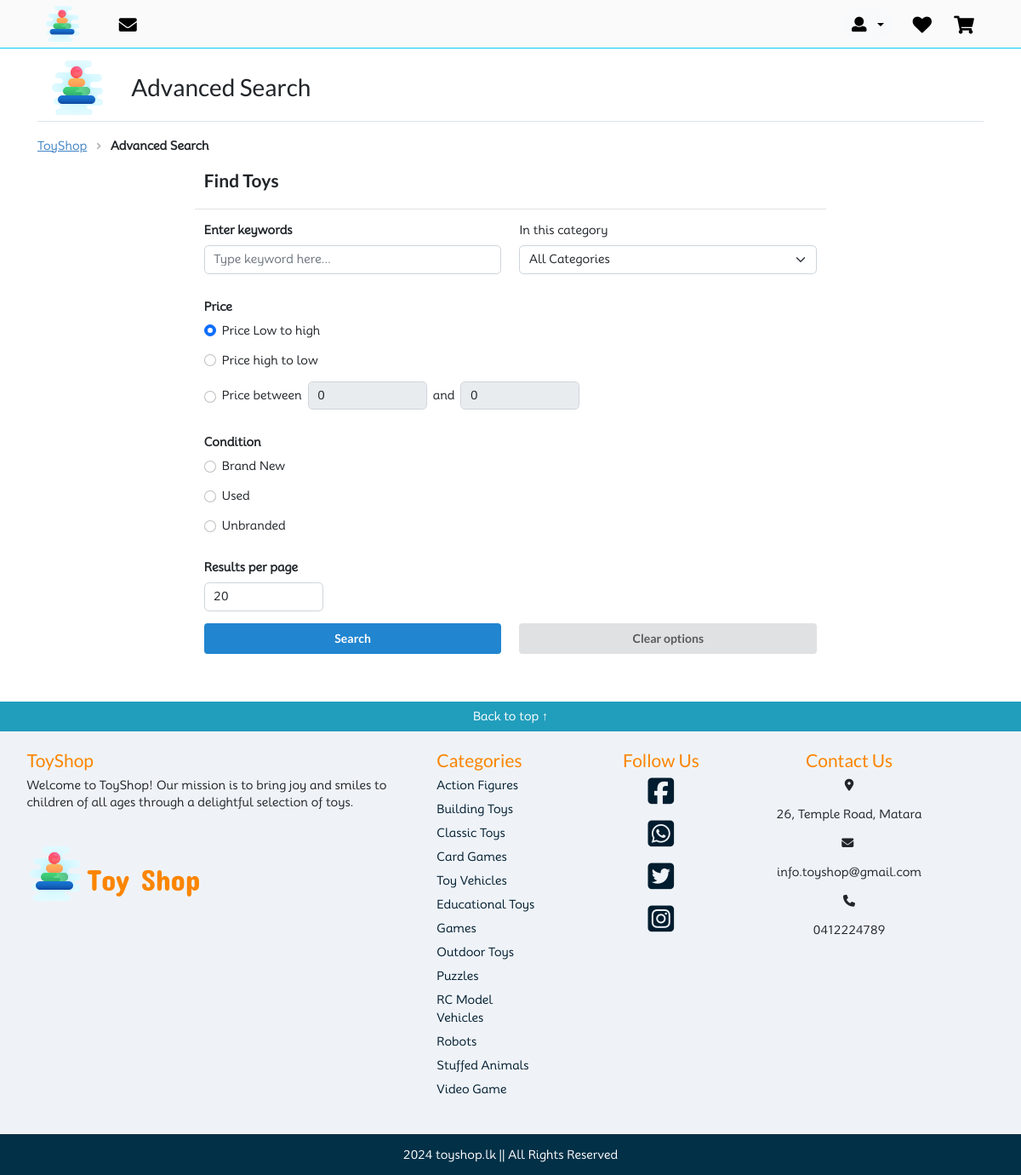
Screenshot of /advancedSearch.php with the database file from the repository.
### tables this page shows
CREATE TABLE IF NOT EXISTS `footer` (
  `mission` text,
  `copy_right` varchar(50) DEFAULT NULL,
  `address` varchar(45) DEFAULT NULL,
  `email` varchar(45) DEFAULT NULL,
  `tele` varchar(12) DEFAULT NULL,
  `updated_datetime` datetime NOT NULL,
  `site_name` varchar(45) DEFAULT NULL
);

CREATE TABLE IF NOT EXISTS `category` (
  `category_id` int NOT NULL AUTO_INCREMENT,
  `category_name` varchar(50) DEFAULT NULL,
  `status_status_id` int NOT NULL,
  PRIMARY KEY (`category_id`),
  KEY `fk_category_status1_idx` (`status_status_id`),
  CONSTRAINT `fk_category_status1` FOREIGN KEY (`status_status_id`) REFERENCES `status` (`status_id`)
);

### connection.php (called while the page is built, shortened)
<?php
class Database
{
    public static $connection;
    public static function setConnection()
    {
        if (!isset(self::$connection)) {
            self::$connection = new mysqli(DBdata::HOST, DBdata::USERNAME, DBdata::PASSWORD, DBdata::DATABASE, DBdata::PORT);
        }
    }
    public static function execute ($query)
    {
        $queryParts = explode(' ', $query);
        $firstWord = $queryParts[0];
        if ($firstWord == 'SELECT') {
            $result =  self::$connection->query($query);
            if(!$result){
                $message = self::$connection->error;
                header("location:error.php?error=".$message);
            }else{
                return $result;
            }
        } else {
            self::$connection->query($query);
        }
    }
}

### advancedSearch.php (the view, shortened to what this page needs)
<?php
include_once "connection.php";
?>
<!DOCTYPE html>
<html>
<head>
    <link rel="stylesheet" href="bootstrap.css" />
    <link rel="stylesheet" href="style.css">
    <link rel="stylesheet" href="https://cdn.jsdelivr.net/npm/semantic-ui@2.5.0/dist/semantic.min.css">
</head>
<body id="bd">
    <?php include "header.php" ?>
    <div class="container-lg">
        <div class="row px-3 py-2">
            <div class="col-12 mb-3 border-bottom pb-2">
                <div class="row d-flex align-items-center justify-content-center gap-2">
                    <a href="home.php" class="col-md-1 d-flex justify-content-center align-items-center ">
                        <img src="resource/logo.png" class="object-fit-contain" alt="logo">
                    </a>
                    <div class="col d-flex flex-column flex-md-row gap-2">
                        <h2>Advanced Search</h2>
                    </div>
                </div>
            </div>
            <div class="ui breadcrumb">
                <a href="home.php" class="section">ToyShop</a>
                <i class="right angle icon divider"></i>
                <div class="active section mt-2">
                    Advanced Search
                </div>
            </div>
            <div class="col-12 mb-5">
                <div class="row justify-content-center">
                    <div class="col-11 col-md-8">
                        <div class="row">
                            <div class="col-12 border-bottom py-4 mb-3">
                                <h4 class="fw-bold">Find Toys</h4>
                            </div>
                            <div class="col-12 col-md-6">
                                <div class="mb-3">
                                    <label for="" class="form-label fw-bold">Enter keywords</label>
                                    <input type="text" name="" id="keyword" class="form-control" placeholder="Type keyword here...">
                                </div>
                            </div>
                            <div class="col-12 col-md-6 mb-3">
                                <div class="mb-3">
                                    <label for="" class="form-label">In this category</label>
                                    <select class="form-select" id="category-id">
                                        <option value="0">All Categories</option>
                                    </select>
                                </div>
                            </div>
                            <div class="col-12 mb-2"><b>Price</b></div>
                            <div class="col-12 mb-3">
                                <div class="form-check mb-3">
                                    <input class="form-check-input" type="radio" name="price" onchange="toggleActivePriceFilter(1)"
                                        id="price1" checked>
                                    <label class="form-check-label" for="price1">
                                        Price Low to high
                                    </label>
                                </div>
                                <div class="form-check mb-3">
                                    <input class="form-check-input" type="radio" name="price" onchange="toggleActivePriceFilter(2)"
                                        id="price2" >
                                    <label class="form-check-label" for="price2">
                                        Price high to low
                                    </label>
                                </div>
                                <div class="form-check mb-3 d-flex align-items-center gap-2">
                                    <input class="form-check-input" type="radio" name="price" onchange="toggleActivePriceFilter(3)"
                                        id="price3" >
                                    <div class="form-check-label d-flex align-items-center gap-2"
                                        for="price3">
                                        <label for="price3">Price between</label>
                                        <input type="number" name="" id="price-min" min="0" style="max-width:10rem"
                                            class="form-control" placeholder="min price" value="0" disabled>
                                        <span>and</span>
                                        <input type="number" name="" id="price-max" min="1000" class="form-control"
                                            style="max-width:10rem" placeholder="max price" value="0" disabled>
                                    </div>
                                </div>
                            </div>
                            <div class="col-12 mb-2"><b>Condition</b></div>
                            <div class="col-12 mb-3">
                                <div class="form-check mb-3">
                                    <input class="form-check-input" type="radio" name="cond"
                                        id="cond1">
                                    <label class="form-check-label" for="cond1">
                                        Brand New
                                    </label>
                                </div>
                                <div class="form-check mb-3">
                                    <input class="form-check-input" type="radio" name="cond"
                                        id="cond2">
                                    <label class="form-check-label" for="cond2">
                                        Used
                                    </label>
                                </div>
                                <div class="form-check mb-3">
                                    <input class="form-check-input" type="radio" name="cond"
                                        id="cond3" >
                                    <label class="form-check-label" for="cond3">
                                        Unbranded
                                    </label>
                                </div>
                            </div>
                            <div class="col-12 mb-2"><b>Results per page</b></div>
                            <div class="col-12 mb-3">
                                <input type="number" name="" id="no-of-results" min="10" class="form-control" style="max-width:10rem"
                                    value="20">
                            </div>
                            <div class="col-6 mb-2">
                                <button onclick="searchAdvanced();" class="ui right button primary w-100">Search</button>
                            </div>
                            <div class="col-6 mb-2">
                                <button class="ui right button  w-100" onclick="window.location.reload();">Clear options</button>
                            </div>
                        </div>
                    </div>
                </div>
            </div>
        </div>
    </div>
    <?php include "footer.php" ?>
</body>
</html>

### footer.php (shortened to what this page needs)
<!DOCTYPE html>
<html>
<head>
    <link rel="stylesheet" href="bootstrap.css" />
    <link rel="stylesheet" href="style.css">
</head>
<body>
    <div class="container-fluid ">
        <div class="row">
            <div class="col-12 d-flex text-center bg-blue">
                <a href="#bd" class="text-decoration-none text-white col-12 p-2 bg-blue">Back to top &uarr;</a>
            </div>
        </div>
        <div class="row  p-4 gy-3" style="background-color: #eff3f8;">
            <div class="col-sm-7">
                <div class="row gap-3 gap-lg-0">
                    <div class="col-lg-8">
                        <?php
                        $footer_result = Database::execute("SELECT * FROM `footer`");
                        $footer_data = $footer_result->fetch_assoc();
                        ?>
                        <h4 class="text-orange ">ToyShop</h4>
                        <p class="">
                            <?php echo $footer_data["mission"] ?>
                        </p>
                        <div class=" d-none mt-5 d-lg-flex align-items-center gap-2">
                            <img src="resource/logo.png" class="object-fit-contain" alt="logo">
                            <h1 class="logo-text ">Toy Shop</h1>
                        </div>
                    </div>
                    <div class="col-lg-3 col-12 ps-xl-5">
                        <h4 class="text-orange ">Categories</h4>
                        <dl class="row">
                            <?php
                            $category_result = Database::execute("SELECT * FROM `category`");
                            while ($category = $category_result->fetch_assoc()) {
                                ?>
                                <dd class="col-6 col-lg-12">
                                    <a href="loadProducts.php?cat=<?php echo $category["category_id"] ?>" class="text-decoration-none footer-text ">
                                        <?php echo $category["category_name"]; ?>
                                    </a>
                                </dd>
                                <?php
                            }
                            ?>
                        </dl>
                    </div>
                </div>
            </div>
            <div class="col-sm-5">
                <div class="row g-4">
                    <div class="col-lg-4">
                        <h4 class="text-orange text-sm-center">Follow Us</h4>
                        <div class="d-flex gap-3 flex-row flex-lg-column justify-content-sm-center align-items-center">
                            <a href="#"><i class="fa-brands fa-square-facebook footer-text fs-1"></i></a>
                            <a href="#"><i class="fa-brands fa-square-whatsapp footer-text fs-1"></i></a>
                            <a href="#"><i class="fa-brands fa-square-twitter footer-text fs-1"></i></a>
                            <a href="#"><i class="fa-brands fa-square-instagram footer-text fs-1"></i></a>
                        </div>
                    </div>
                    <div class="col-lg-7">
                        <h4 class="text-orange text-sm-center">Contact Us</h4>
                        <p class="text-sm-center">
                            <i class="fa-solid fa-location-dot"></i>
                        </p>
                        <p class="text-sm-center">
                            <?php echo $footer_data["address"] ?>
                        </p>
                        <p class="text-sm-center">
                            <i class="fa-solid fa-envelope"></i>&nbsp;
                        </p>
                        <p class="text-sm-center">
                            <?php echo $footer_data["email"] ?>
                        </p>
                        <p class="text-sm-center">
                            <i class="fa-solid fa-phone"></i>
                        </p>
                        <p class="text-sm-center">
                            <?php echo $footer_data["tele"] ?>
                        </p>
                    </div>
                </div>
            </div>
        </div>
        <div class="row bg-default">
            <div class="col py-3">
                <p class="text-center text-white">
                    <?php echo $footer_data["copy_right"] ?>
                </p>
            </div>
        </div>
    </div>
    <div class="position-fixed bottom-0 end-0 p-3">
    </div>
</body>
</html>

### style.css (style rules this page uses)
* { font-family: 'Mooli'; }
.logo-text { font-family: 'ConcertOne'; color:#fb8500; text-decoration: none; }
.text-orange { color:#fb8500; }
.bg-default { background-color:#023047; }
.bg-blue { background-color:#219ebc; }
.footer-text { color:#001d2f; }

### rows the page displays
footer: mission "Welcome to ToyShop! Our mission is to bring joy and smiles to children of all ages through a delightful selection of toys.", address "26, Temple Road, Matara", email "info.toyshop@gmail.com", tele "0412224789", copy_right "2024 toyshop.lk || All Rights Reserved"
category: category_name "Action Figures"
category: category_name "Building Toys"
category: category_name "Classic Toys"
category: category_name "Card Games"
category: category_name "Toy Vehicles"
category: category_name "Educational Toys"
category: category_name "Games"
category: category_name "Outdoor Toys"
category: category_name "Puzzles"
category: category_name "RC Model Vehicles"
category: category_name "Robots"
category: category_name "Stuffed Animals"
category: category_name "Video Game"
